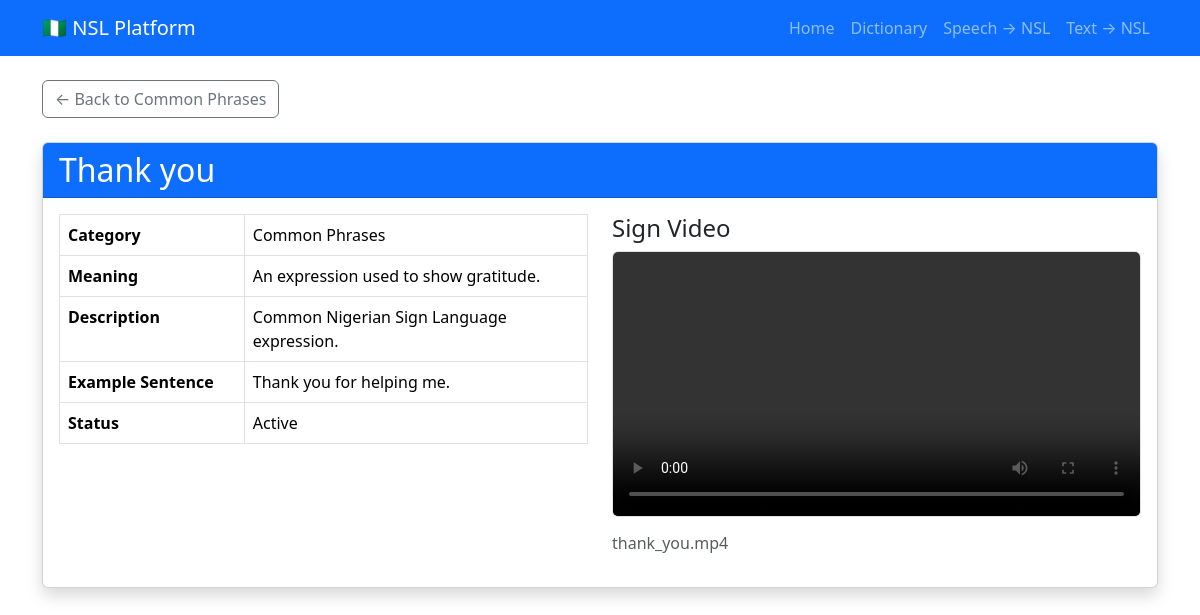
The page /dictionary/sign/2 on the database its author committed.
### app/models/category.py (models this page shows, shortened)
class Category(db.Model):
    __tablename__ = "categories"
    id = db.Column(
        db.Integer,
        primary_key=True
    )
    name = db.Column(
        db.String(100),
        unique=True,
        nullable=False
    )
    description = db.Column(
        db.Text
    )
    signs = db.relationship(
        "Sign",
        back_populates="category",
        cascade="all, delete-orphan"
    )
    created_at = db.Column(
        db.DateTime(timezone=True),
        nullable=False,
        default=lambda: datetime.now(timezone.utc)
    )

### app/models/sign.py (models this page shows, shortened)
class Sign(db.Model):
    __tablename__ = "signs"
    id = db.Column(
        db.Integer,
        primary_key=True
    )
    word = db.Column(
        db.String(150),
        nullable=False
    )
    meaning = db.Column(
        db.Text
    )
    description = db.Column(
        db.Text
    )
    video_filename = db.Column(
        db.String(255)
    )
    example_sentence = db.Column(
        db.Text
    )
    status = db.Column(
        db.String(20),
        nullable=False,
        default="active"
    )
    category_id = db.Column(
        db.Integer,
        db.ForeignKey("categories.id"),
        nullable=True
    )
    category = db.relationship(
        "Category",
        back_populates="signs"
    )
    created_at = db.Column(
        db.DateTime(timezone=True),
        nullable=False,
        default=lambda: datetime.now(timezone.utc)
    )
    updated_at = db.Column(
        db.DateTime(timezone=True),
        nullable=False,
        default=lambda: datetime.now(timezone.utc),
        onupdate=lambda: datetime.now(timezone.utc)
    )

### app/dictionary/routes.py (the view)
@dictionary_bp.route("/sign/<int:sign_id>")
def sign(sign_id):
    sign = Sign.query.get_or_404(sign_id)
    return render_template(
        "dictionary/sign.html",
        sign=sign
    )

### app/templates/dictionary/sign.html (shortened to what this page needs)
{% extends "base.html" %}
{% block content %}
<div class="mb-4">
    <a href="{{ url_for('dictionary.category', category_id=sign.category.id) }}"
       class="btn btn-outline-secondary">
        ← Back to {{ sign.category.name }}
    </a>
</div>
<div class="card shadow">
    <div class="card-header bg-primary text-white">
        <h2 class="mb-0">
            {{ sign.word }}
        </h2>
    </div>
    <div class="card-body">
        <div class="row">
            <div class="col-md-6">
                <table class="table table-bordered">
                    <tr>
                        <th width="35%">Category</th>
                        <td>{{ sign.category.name }}</td>
                    </tr>
                    <tr>
                        <th>Meaning</th>
                        <td>{{ sign.meaning or "Not available" }}</td>
                    </tr>
                    <tr>
                        <th>Description</th>
                        <td>{{ sign.description or "Not available" }}</td>
                    </tr>
                    <tr>
                        <th>Example Sentence</th>
                        <td>{{ sign.example_sentence or "Not available" }}</td>
                    </tr>
                    <tr>
                        <th>Status</th>
                        <td>{{ sign.status|capitalize }}</td>
                    </tr>
                </table>
            </div>
            <div class="col-md-6">
                <h4>Sign Video</h4>
                {% if sign.video_filename %}
                <video
                    class="w-100 border rounded"
                    controls>
                    <source
                        src="{{ url_for('static', filename='videos/' + sign.video_filename) }}"
                        type="video/mp4">
                </video>
                <p class="mt-2 text-muted">
                    {{ sign.video_filename }}
                </p>
                {% else %}
                <div class="alert alert-warning">
                    No video available for this sign.
                </div>
                {% endif %}
            </div>
        </div>
    </div>
</div>
{% endblock %}

### rows shown on the page
Category: category.name "Common Phrases"
Sign: word "Thank you", meaning "An expression used to show gratitude.", description "Common Nigerian Sign Language expression.", example_sentence "Thank you for helping me.", status "Active", video_filename "thank_you.mp4"
